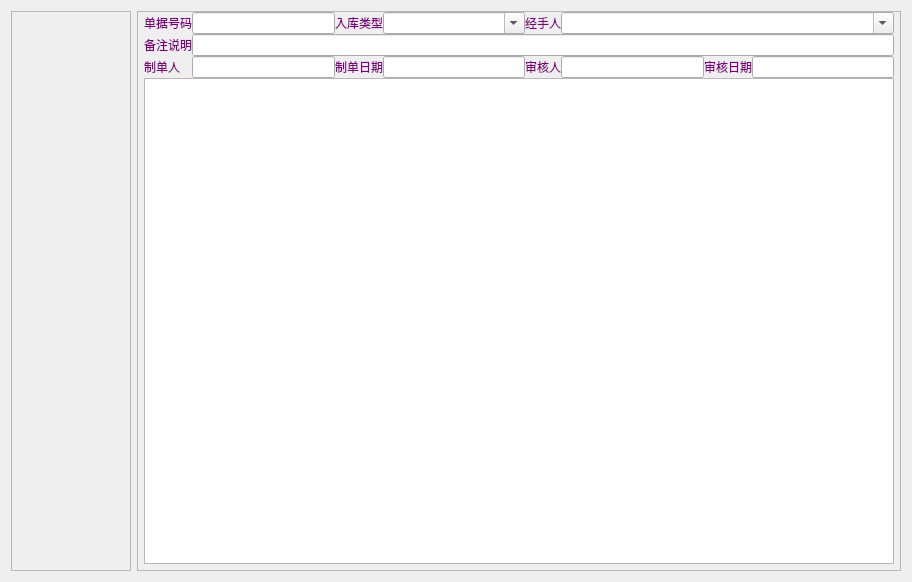
<?xml version="1.0" encoding="UTF-8"?>
<ui version="4.0">
 <class>w_i_inventory_goodsinput_change_Dialog</class>
 <widget class="QDialog" name="w_i_inventory_goodsinput_change_Dialog">
  <property name="geometry">
   <rect>
    <x>0</x>
    <y>0</y>
    <width>912</width>
    <height>582</height>
   </rect>
  </property>
  <property name="windowTitle">
   <string>Dialog</string>
  </property>
  <layout class="QHBoxLayout" name="horizontalLayout">
   <item>
    <widget class="QFrame" name="frame">
     <property name="minimumSize">
      <size>
       <width>120</width>
       <height>0</height>
      </size>
     </property>
     <property name="maximumSize">
      <size>
       <width>199</width>
       <height>16777215</height>
      </size>
     </property>
     <property name="frameShape">
      <enum>QFrame::StyledPanel</enum>
     </property>
     <property name="frameShadow">
      <enum>QFrame::Raised</enum>
     </property>
     <layout class="QVBoxLayout" name="verticalLayout">
      <property name="leftMargin">
       <number>9</number>
      </property>
      <property name="rightMargin">
       <number>9</number>
      </property>
      <item>
       <widget class="lds_toolbar" name="widget"/>
      </item>
     </layout>
    </widget>
   </item>
   <item>
    <widget class="lds_frame_pixmap" name="frame_2">
     <property name="frameShape">
      <enum>QFrame::StyledPanel</enum>
     </property>
     <property name="frameShadow">
      <enum>QFrame::Raised</enum>
     </property>
     <layout class="QVBoxLayout" name="verticalLayout_2">
      <property name="spacing">
       <number>0</number>
      </property>
      <property name="leftMargin">
       <number>6</number>
      </property>
      <property name="topMargin">
       <number>0</number>
      </property>
      <property name="rightMargin">
       <number>6</number>
      </property>
      <property name="bottomMargin">
       <number>6</number>
      </property>
      <item>
       <widget class="lds_toolbar" name="widget_2"/>
      </item>
      <item>
       <layout class="QGridLayout" name="gridLayout">
        <item row="0" column="0">
         <widget class="QLabel" name="label_6">
          <property name="styleSheet">
           <string notr="true">color:purple;</string>
          </property>
          <property name="text">
           <string>单据号码</string>
          </property>
         </widget>
        </item>
        <item row="0" column="1">
         <widget class="QLineEdit" name="lineEdit_ch_sheetno"/>
        </item>
        <item row="0" column="2">
         <widget class="QLabel" name="label_8">
          <property name="styleSheet">
           <string notr="true">color:purple;</string>
          </property>
          <property name="text">
           <string>入库类型</string>
          </property>
         </widget>
        </item>
        <item row="0" column="3">
         <widget class="lds_ComboBox" name="comboBox_ch_operation">
          <property name="editable">
           <bool>true</bool>
          </property>
         </widget>
        </item>
        <item row="0" column="4">
         <widget class="QLabel" name="label_9">
          <property name="styleSheet">
           <string notr="true">color:purple;</string>
          </property>
          <property name="text">
           <string>经手人</string>
          </property>
         </widget>
        </item>
        <item row="1" column="0">
         <widget class="QLabel" name="label_7">
          <property name="styleSheet">
           <string notr="true">color:purple;</string>
          </property>
          <property name="text">
           <string>备注说明</string>
          </property>
         </widget>
        </item>
        <item row="1" column="1" colspan="7">
         <widget class="QLineEdit" name="lineEdit_vch_memo"/>
        </item>
        <item row="2" column="0">
         <widget class="QLabel" name="label_10">
          <property name="styleSheet">
           <string notr="true">color:purple;</string>
          </property>
          <property name="text">
           <string>制单人</string>
          </property>
         </widget>
        </item>
        <item row="2" column="1">
         <widget class="QLineEdit" name="lineEdit_vch_operid"/>
        </item>
        <item row="2" column="2">
         <widget class="QLabel" name="label_11">
          <property name="styleSheet">
           <string notr="true">color:purple;</string>
          </property>
          <property name="text">
           <string>制单日期</string>
          </property>
         </widget>
        </item>
        <item row="2" column="3">
         <widget class="QLineEdit" name="lineEdit_dt_operdate"/>
        </item>
        <item row="2" column="4">
         <widget class="QLabel" name="label_12">
          <property name="styleSheet">
           <string notr="true">color:purple;</string>
          </property>
          <property name="text">
           <string>审核人</string>
          </property>
         </widget>
        </item>
        <item row="2" column="5">
         <widget class="QLineEdit" name="lineEdit_vch_audit"/>
        </item>
        <item row="2" column="6">
         <widget class="QLabel" name="label_13">
          <property name="styleSheet">
           <string notr="true">color:purple;</string>
          </property>
          <property name="text">
           <string>审核日期</string>
          </property>
         </widget>
        </item>
        <item row="2" column="7">
         <widget class="QLineEdit" name="lineEdit_dt_audit"/>
        </item>
        <item row="0" column="5" colspan="3">
         <widget class="lds_ComboBox" name="comboBox_vch_handle">
          <property name="editable">
           <bool>true</bool>
          </property>
         </widget>
        </item>
       </layout>
      </item>
      <item>
       <widget class="lds_tableview_sum" name="tableView"/>
      </item>
     </layout>
    </widget>
   </item>
  </layout>
 </widget>
 <customwidgets>
  <customwidget>
   <class>lds_toolbar</class>
   <extends>QFrame</extends>
   <header>lds_toolbar.h</header>
   <container>1</container>
  </customwidget>
  <customwidget>
   <class>lds_ComboBox</class>
   <extends>QComboBox</extends>
   <header>lds_combobox.h</header>
  </customwidget>
  <customwidget>
   <class>lds_tableview_sum</class>
   <extends>QTableView</extends>
   <header>lds_tableview_sum.h</header>
  </customwidget>
  <customwidget>
   <class>lds_frame_pixmap</class>
   <extends>QFrame</extends>
   <header>lds_frame_pixmap.h</header>
   <container>1</container>
  </customwidget>
 </customwidgets>
 <resources/>
 <connections/>
</ui>
